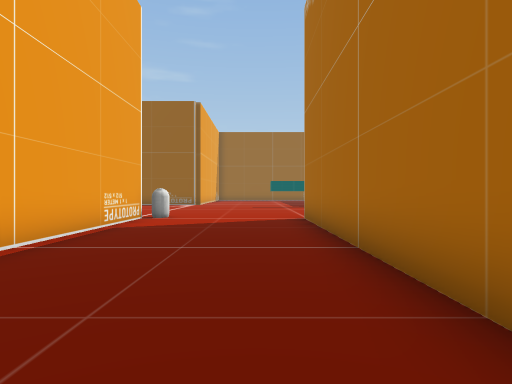
[1] (above)

21 first-person views from a walk through a Unity game level. The camera is 1.5 m above the floor, looks level and sees 75° across. The floor is counted in squares, 2 m on a side. Each view is taken from the middle of a square. On the plan, view 1 faces up. The plan holds only what a view shows up to about 11 squares ahead; the rest is blank. The place goes on beyond the plan. The player character is not drawn. Some surface patterns are stand-ins.

[2]
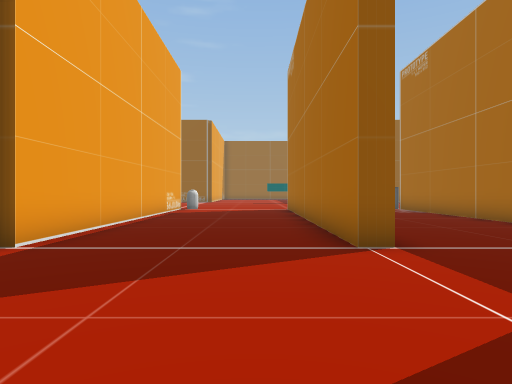

[3]
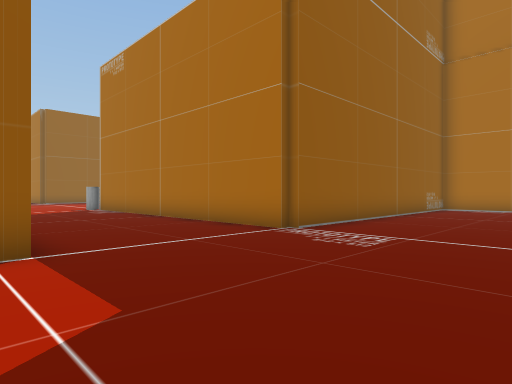

[4]
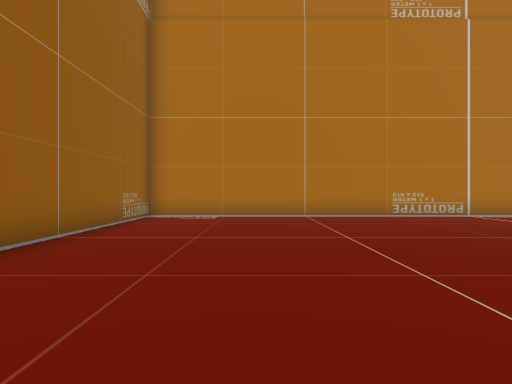

[5]
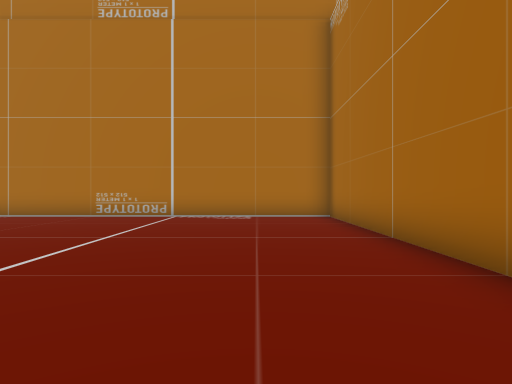

[6]
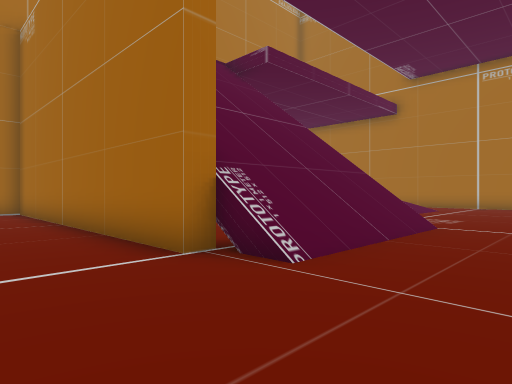

[7]
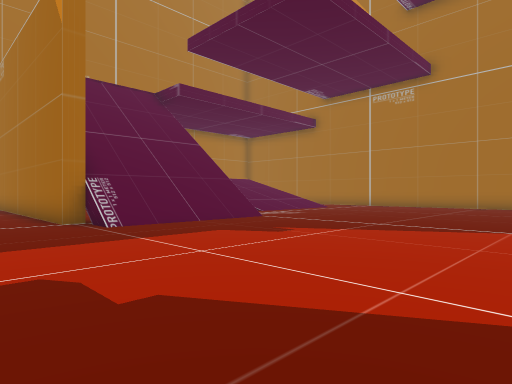

[8]
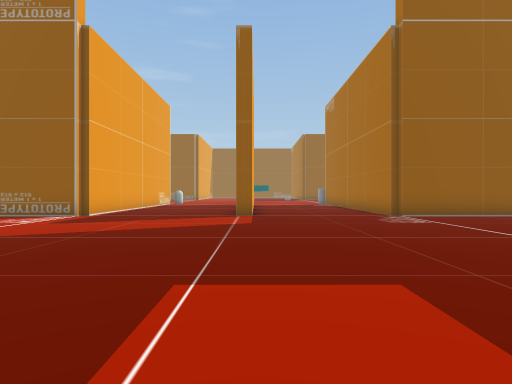

[9]
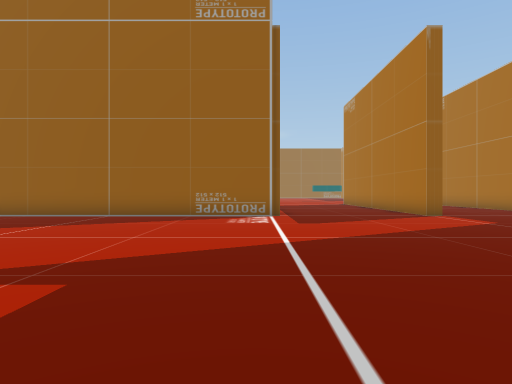

[10]
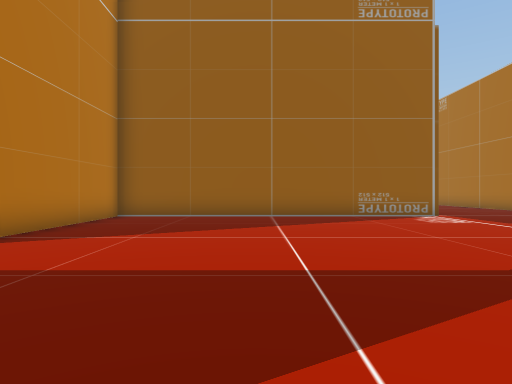

[11]
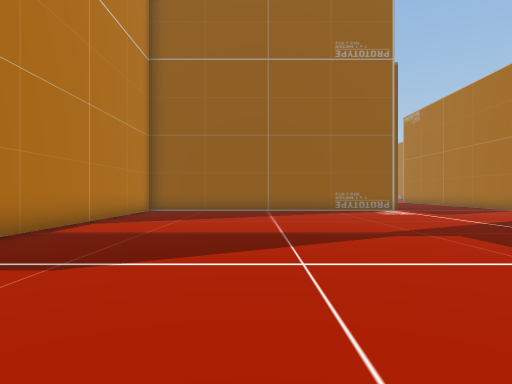

[12]
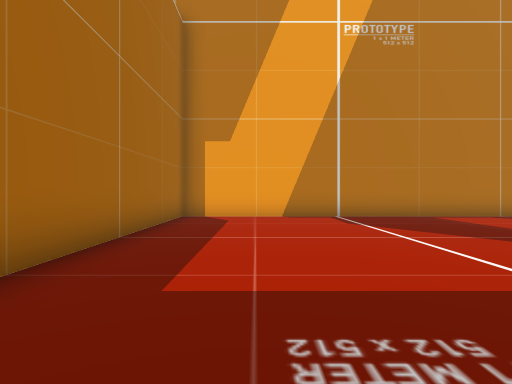

[13]
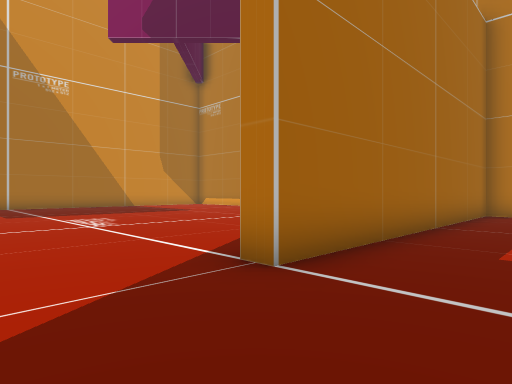

[14]
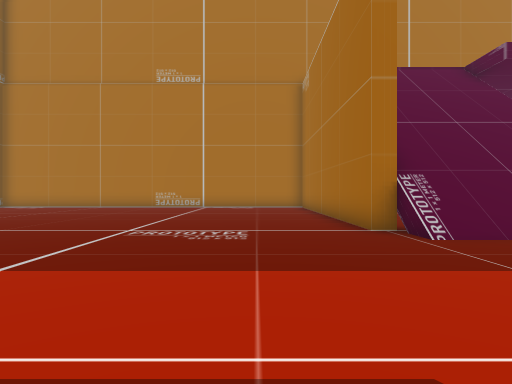

[15]
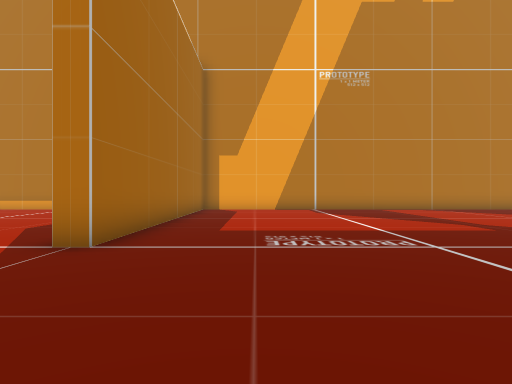

[16]
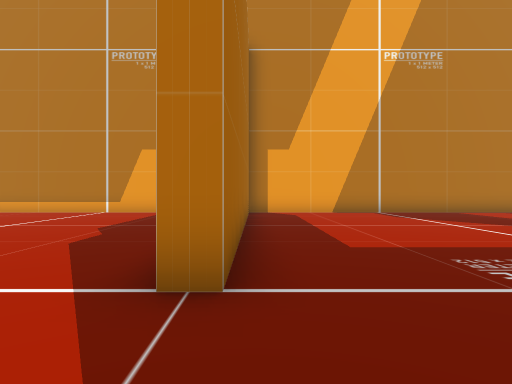

[17]
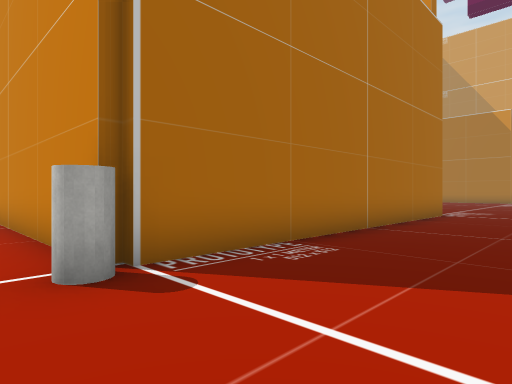

[18]
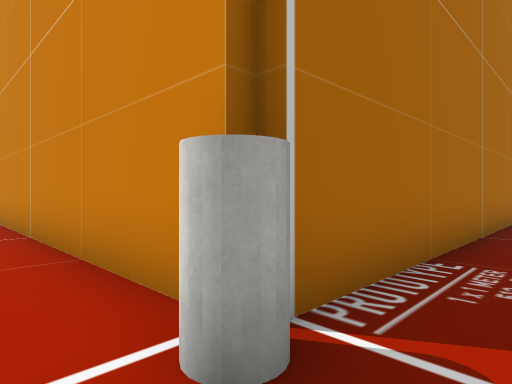

[19]
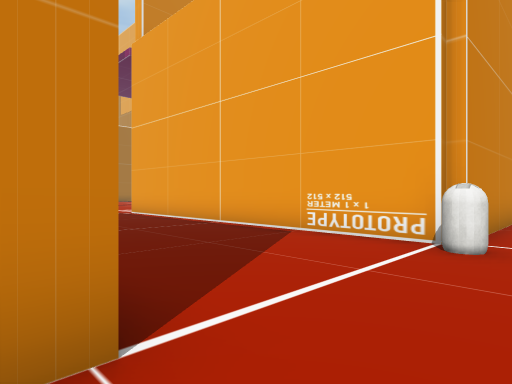

[20]
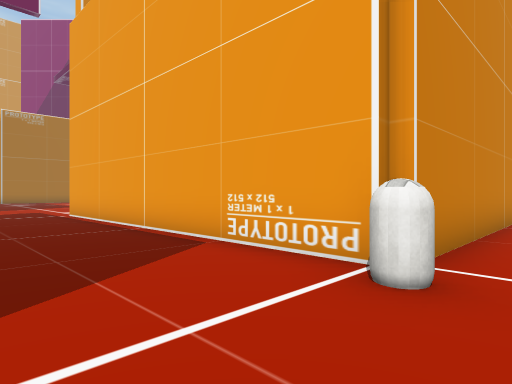

[21]
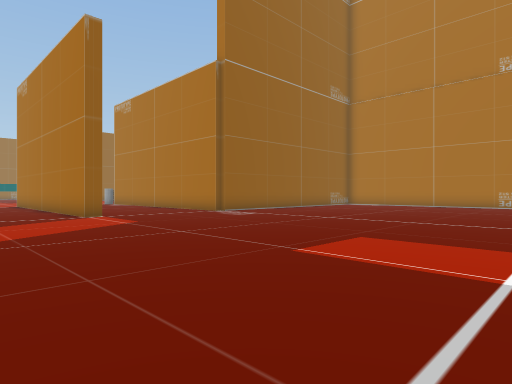

### Floor plan
Points are (right, up) in squares from view 1. A wall is a line through its corners. A room is listed if a view was taken in it or the views show most of it. See-through windows are left out.
Room 1 (views 1, 2, 3, 4, 5, 6, 7, 8, 9, 10, 11, 12, 13, 14, 15, 16, 17, 18, 19, 20, 21)
walls: (6.5, -15.8) (6.5, -15.2) (16.1, -15.2) (16.1, -0.8) (6.5, -0.8); (2, -0.5) (1.4, -0.5) (1.4, 9.5) (1.9, 9.5); (6.2, -0.5) (6.2, 9.5); (-3.4, -0.8) (-13.2, -0.8) (-13.2, -15.2) (-3.5, -15.2) (-3.5, -15.8); (-3.3, 9.4) (-3.3, -0.5); (7, 9.7) (14.5, 9.7)
ways out: opening at (-4, 11)
objects: capsule (-3, 10); cylinder (6, 10)

Positions as (right, up) in squares from view 1, and headings:
1: (0, 0), facing up
2: (0, -5), facing up
3: (1, -5), facing up-right
4: (6, -4), facing right
5: (6, -13), facing right
6: (3, -13), facing down-right
7: (-2, -13), facing down-right
8: (2, -11), facing up
9: (-4, -11), facing up
10: (-9, -11), facing up
11: (-9, -14), facing up
12: (-3, -13), facing left
13: (-1, -13), facing down-left
14: (0, -13), facing right
15: (1, -13), facing left
16: (-1, -15), facing left
17: (3, 11), facing down-right
18: (5, 11), facing down-right
19: (2, 11), facing down-left
20: (0, 11), facing down-left
21: (-2, -11), facing up-right
